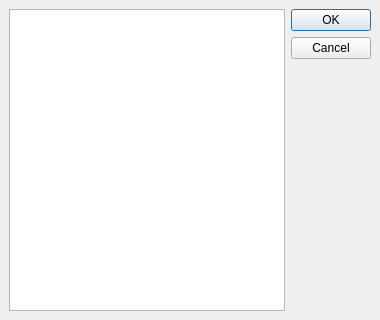
<?xml version="1.0" encoding="UTF-8"?>
<ui version="4.0">
 <class>DlgFixedTable</class>
 <widget class="QDialog" name="DlgFixedTable">
  <property name="geometry">
   <rect>
    <x>0</x>
    <y>0</y>
    <width>380</width>
    <height>320</height>
   </rect>
  </property>
  <property name="windowTitle">
   <string>Fixed table</string>
  </property>
  <layout class="QHBoxLayout" name="horizontalLayout">
   <property name="spacing">
    <number>6</number>
   </property>
   <property name="margin">
    <number>9</number>
   </property>
   <item>
    <widget class="QTableView" name="tblView">
     <attribute name="horizontalHeaderStretchLastSection">
      <bool>true</bool>
     </attribute>
    </widget>
   </item>
   <item>
    <widget class="QDialogButtonBox" name="buttonBox">
     <property name="orientation">
      <enum>Qt::Vertical</enum>
     </property>
     <property name="standardButtons">
      <set>QDialogButtonBox::Cancel|QDialogButtonBox::Ok</set>
     </property>
    </widget>
   </item>
  </layout>
 </widget>
 <resources/>
 <connections>
  <connection>
   <sender>buttonBox</sender>
   <signal>accepted()</signal>
   <receiver>DlgFixedTable</receiver>
   <slot>accept()</slot>
   <hints>
    <hint type="sourcelabel">
     <x>248</x>
     <y>254</y>
    </hint>
    <hint type="destinationlabel">
     <x>157</x>
     <y>274</y>
    </hint>
   </hints>
  </connection>
  <connection>
   <sender>buttonBox</sender>
   <signal>rejected()</signal>
   <receiver>DlgFixedTable</receiver>
   <slot>reject()</slot>
   <hints>
    <hint type="sourcelabel">
     <x>316</x>
     <y>260</y>
    </hint>
    <hint type="destinationlabel">
     <x>286</x>
     <y>274</y>
    </hint>
   </hints>
  </connection>
 </connections>
</ui>
